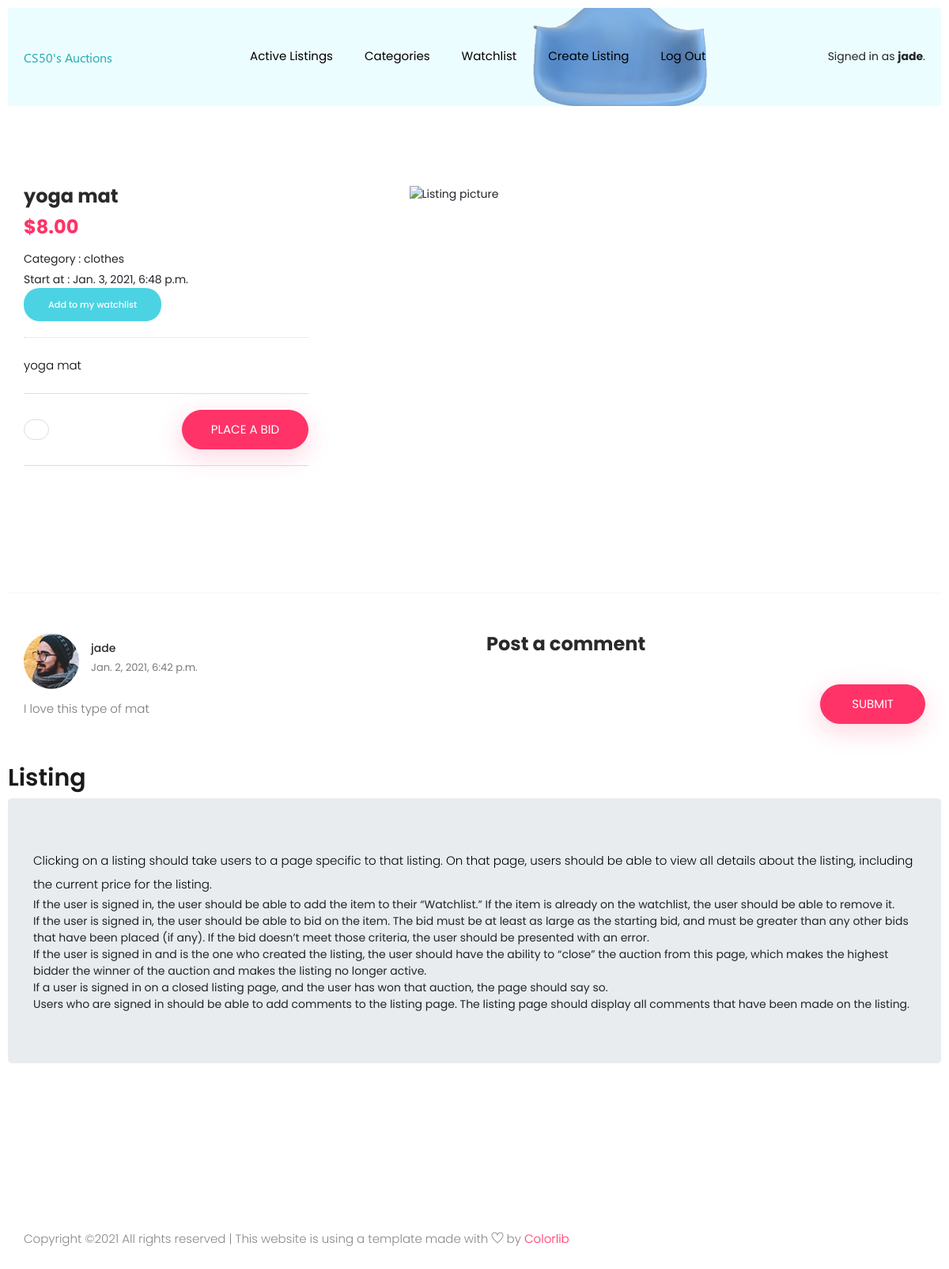
Screenshot of /listing/7 (signed in) with the database file from the repository.
### auctions/models.py (models this page shows, shortened)
class User(AbstractUser):
    pass

class Listing(models.Model):
    title = models.CharField(max_length=64)
    description = models.TextField()
    start_at = models.DateTimeField()
    starting_bid = models.DecimalField(max_digits=5, decimal_places=2,  blank=False, default='0.1')
    categorie = models.ForeignKey(Categorie, models.SET_NULL, blank=True, null=True )
    picture = models.URLField(blank=True, null=True)
    active = models.BooleanField(default=True)
    created_by = models.ForeignKey(User, on_delete=models.CASCADE, null=True)
    watcher = models.ManyToManyField(User, related_name='watchlist', blank=True)

class Categorie(models.Model):
    description = models.CharField(max_length=64)
    def __str__(self):
        return f"{self.description}"

class Comment(models.Model):
    listing = models.ForeignKey(Listing, on_delete=models.CASCADE)
    user = models.ForeignKey(User, models.SET_NULL, blank=True, null=True )
    created_at = models.DateTimeField(auto_now_add=True)
    comment = models.TextField(blank=False)

### auctions/views.py (the view)
# urls.py: path("listing/<int:listing_id>", views.listing, name="listing"),
def listing(request, listing_id):
    listing_id = int(listing_id)
    listing = get_object_or_404(Listing, pk=listing_id)
    if Bid.objects.filter(listing=listing_id).exists():
        foundMax = Bid.objects.filter(listing=listing_id).aggregate(Max('amount'))
        bidMax = foundMax['amount__max']
    else:
        bidMax = listing.starting_bid
    comments = Comment.objects.filter(listing=listing_id)
    return render(request, "auctions/listing.html",{
        "listing": listing,
        "comments": comments,
        "bidMax" : "{:.2f}".format(bidMax)
    })

### auctions/templates/auctions/listing.html (shortened to what this page needs)
{% extends "auctions/layout.html" %}
{% block body %}
<div class="product_image_area section_padding">
    <div class="container">
      <div class="row s_product_inner justify-content-between">
        <div class="col-lg-5 col-xl-4">
          <div class="s_product_text">
            <h3>{{ listing.title }}</h3>
            <h2>${{ bidMax }}</h2>
            <ul class="list">
                <li>
                  <span>Category</span> : {{ listing.categorie }}
                </li>
                <li>
                    <span>Start at</span> : {{ listing.start_at }}
                </li>
            </ul>
            {% if user.is_authenticated %}
                {% if in_my_watchlist %}
                <form action="{% url 'remove_watchlist' listing.id %}" method="post">
                    {% csrf_token %}
                    <input type="submit" class="genric-btn danger-border circle" value="Remove from my watchlist">
                </form>
                {% else %}
                <form action="{% url 'add_watchlist' listing.id %}" method="post">
                    <input type="submit" class="genric-btn success circle" value="Add to my watchlist">
                </form>
                {% endif %}
            {% endif %}
            <p>
                {{ listing.description }}
            </p>
            {% if listing.active %}
                {% if user.is_authenticated %}
                    {% if creator %}
                    <form action="{% url 'close_listing' listing.id %}" method="post">
                        {% csrf_token %}
                        <input type="submit" class="genric-btn danger-border circle" value="Close the auction">
                    </form>
                    {% else %}
                        <form action="{% url 'listing' listing.id user.username %}" method="post" id="contactForm">
                            <div class="card_area d-flex justify-content-between align-items-center">
                                <div class="product_count">
                                </div>
                                <button type="submit" value="submit" class="btn_3">Place a bid</button>
                            </div>
                        </form>
                    {% endif %}
                {% endif %}
            {% else %}
                <b>The aution is closed </b>
                {% if winner %}
                    You won this auction !
                {% endif %}
            {% endif %}
          </div>
        </div>
        <div class="col-lg-7 col-xl-7">
            <div>
                <img class="listing_img" src="{{ listing.picture }}" alt="Listing picture">
            </div>
          </div>
      </div>
    </div>
  </div>
   <section class="product_description_area section-top-border">
    <div class="container">
        <div class="tab-pane fade show active" id="contact" role="tabpanel" aria-labelledby="contact-tab">
          <div class="row">
            <div class="col-lg-6">
                <div class="comment_list">
                {% for comment in comments %}
                    <div class="review_item">
                        <div class="media">
                            <div class="d-flex">
                            <img src="img/product/single-product/review-1.png" alt="" />
                            </div>
                            <div class="media-body">
                            <h4>{{ comment.user}}</h4>
                            <h5>{{ comment.created_at}}</h5>
                            </div>
                        </div>
                        <p>
                            {{ comment.comment}}
                        </p>
                    </div>
                {% empty %}
                    No comment
                {% endfor %}
                </div>
            </div>
            {% if user.is_authenticated %}
                <div class="col-lg-6">
                    <div class="review_box">
                        <h4>Post a comment</h4>
                        <form class="row contact_form" action="{% url 'add_comment' listing.id %}" method="post" id="contactForm">
                            <div class="col-md-12">
                              </div>
                        <div class="col-md-12 text-right">
                            <button type="submit" value="submit" class="btn_3">Submit</button>
                        </div>
                        </form>
                    </div>
                </div>
            {% endif %}
          </div>
        </div>
      </div>
  </section>
    <h2>Listing</h2>
    <div class="jumbotron">
        <p> Clicking on a listing should take users to a page specific to that listing. On that page, users should be able to view all details about the listing, including the current price for the listing.
            <ul>
                <li>If the user is signed in, the user should be able to add the item to their “Watchlist.” If the item is already on the watchlist, the user should be able to remove it.</li>
                <li>If the user is signed in, the user should be able to bid on the item. The bid must be at least as large as the starting bid, and must be greater than any other bids that have been placed (if any). If the bid doesn’t meet those criteria, the user should be presented with an error.</li>
                <li>If the user is signed in and is the one who created the listing, the user should have the ability to “close” the auction from this page, which makes the highest bidder the winner of the auction and makes the listing no longer active.</li>
                <li>If a user is signed in on a closed listing page, and the user has won that auction, the page should say so.</li>
                <li>Users who are signed in should be able to add comments to the listing page. The listing page should display all comments that have been made on the listing.</li>
            </ul>
        </p>
    </div>
{% endblock %}

### auctions/templates/auctions/layout.html (shortened to what this page needs)
{% load static %}
<!DOCTYPE html>
<html lang="en">
    <head>
        <link rel="stylesheet" href="https://stackpath.bootstrapcdn.com/bootstrap/4.4.1/css/bootstrap.min.css">
        <link rel="stylesheet" href="{% static 'auctions/theme/css/animate.css' %}">
        <link rel="stylesheet" href="{% static 'auctions/theme/css/all.css' %}">
        <link rel="stylesheet" href="{% static 'auctions/theme/css/flaticon.css' %}">
        <link rel="stylesheet" href="{% static 'auctions/theme/css/themify-icons.css' %}">
        <link rel="stylesheet" href="{% static 'auctions/theme/css/magnific-popup.css' %}">
        <link rel="stylesheet" href="{% static 'auctions/theme/css/slick.css' %}">
        <link rel="stylesheet" href="{% static 'auctions/theme/css/style.css' %}">
        <link href="{% static 'auctions/styles.css' %}" rel="stylesheet">
    </head>
    <body>
        <header class="main_menu home_menu">
            <div class="container">
                <div class="row align-items-center">
                    <div class="col-lg-12">
                        <nav class="navbar navbar-expand-lg navbar-light">
                            <a class="navbar-brand" href="{% url 'index' %}"> <img src="{% static 'auctions/img/logo.png' %}" alt="auction_logo"> </a>
                            <div class="collapse navbar-collapse main-menu-item" id="navbarSupportedContent">
                                <ul class="navbar-nav">
                                    <li class="nav-item" id="nav-all">
                                        <a class="nav-link" href="{% url 'index' %}">Active Listings</a>
                                    </li>
                                    <li class="nav-item" id="nav-categorie">
                                        <a class="nav-link" href="{% url 'categorie' %}">Categories</a>
                                    </li>
                                    {% if user.is_authenticated %}
                                    <li class="nav-item" id="nav-watchlist">
                                        <a class="nav-link" href="{% url 'watchlist' %}">Watchlist</a>
                                    </li>
                                    <li class="nav-item" id="nav-create">
                                        <a class="nav-link" href="{% url 'create' %}">Create listing</a>
                                    </li>
                                    <li class="nav-item">
                                        <a class="nav-link" href="{% url 'logout' %}">Log out</a>
                                    </li>
                                    {% endif %}
                                </ul>
                            </div>
                            <span>
                            {% if user.is_authenticated %}
                                Signed in as <strong>{{ user.username }}</strong>.
                            {% else %}
                                Not signed in.
                            {% endif %}
                            </span>
                        </nav>
                    </div>
                </div>
            </div>
        </header>
        <section class="breadcrumb breadcrumb_bg">
            <div class="container">
                <div class="row justify-content-center">
                    <div class="col-lg-8">
                        <div class="breadcrumb_iner">
                            <div class="breadcrumb_iner_item">
                            </div>
                        </div>
                    </div>
                </div>
            </div>
        </section>
        {% block body %}
        {% endblock %}
        <footer class="footer_part">
            <div class="copyright_part">
                <div class="container">
                    <div class="row">
                        <div class="col-lg-8">
                            <div class="copyright_text">
                                <p>Copyright &copy;<script>document.write(new Date().getFullYear());</script> All rights reserved | This website is using a template made with <i class="ti-heart" aria-hidden="true"></i> by <a href="https://colorlib.com" target="_blank">Colorlib</a></p>
                            </div>
                        </div>
                    </div>
                </div>
            </div>
        </footer>
    </body>
</html>

### auctions/static/auctions/styles.css (style rules this page uses)
body { padding: 10px; }
.listing_img { max-height: 400px; max-width: 500px; }
.main_menu .navbar { padding-top: 30px; }
.breadcrumb .breadcrumb_iner { height: 100px; }

### rows the page displays
User: username "jade"
Listing: title "yoga mat", categorie "clothes", start_at "Jan. 3, 2021, 6:48 p.m.", description "yoga mat"
Comment: user "jade", created_at "Jan. 2, 2021, 6:42 p.m.", comment "I love this type of mat"

### other values shown
{{ bidMax }} "8.00"
